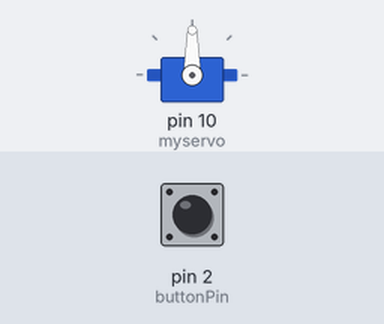
Bench run of a sketch on a simulated Arduino Uno, built with avr-gcc and run on an emulated ATmega328P. Shown: servo. Inputs (shaded band) come from the test bench; at power-on: pin 2 (buttonPin) LOW.

Above: at 1.2 s.
1.3 s: pin 2 (buttonPin) pulled HIGH for 0.15 s
At 2.05 s:
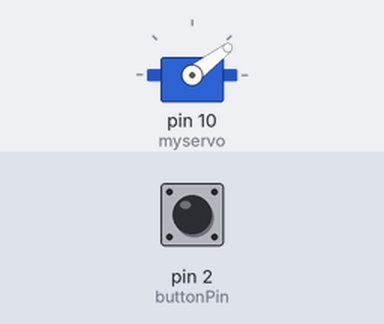
4.3 s: pin 2 (buttonPin) pulled HIGH for 1 s
At 4.77 s:
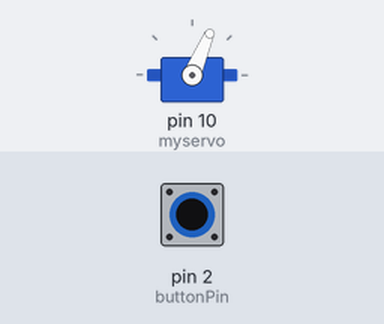
At 6.8 s:
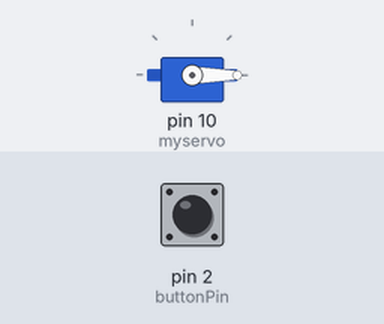
Timing chart, 0 to 8.3 s (numbered marks = the images above; inputs shaded):
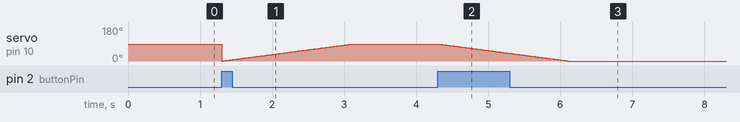

Measured:
- after the input at 4.3 s, servo on pin 10 (myservo): moves from 90° to 0° over 1.8 s, starting at once

The sketch:

Turntable.ino
```cpp
#include <Servo.h>

// constants won't change. They're used here to set pin numbers:
Servo myservo;
const int buttonPin = 2;  // the number of the pushbutton pin

// variables will change:
int pos = 0;
int buttonState = 0;

void setup() {
  myservo.attach(10);
  pinMode(buttonPin, INPUT);
}

void loop() {
  // read the state of the pushbutton value:
  buttonState = digitalRead(buttonPin);

  // check if the pushbutton is pressed. If it is, the buttonState is HIGH:
  if (buttonState == HIGH) {
    // turn LED on:
    if (pos <= 0){
      sweep1();
      Serial.print(pos);
    }
    else if (pos >= 90){
      sweep2();
      Serial.print(pos);
    }
  }
}

void sweep1(){
  for (pos = 0; pos <= 90; pos += 1) { // goes from 0 degrees to 90 degrees
    myservo.write(pos);
    delay(20);
  }
}

void sweep2(){
  for (pos = 90; pos >= 0; pos -= 1) {
    myservo.write(pos);
    delay(20);
  }
}
```
